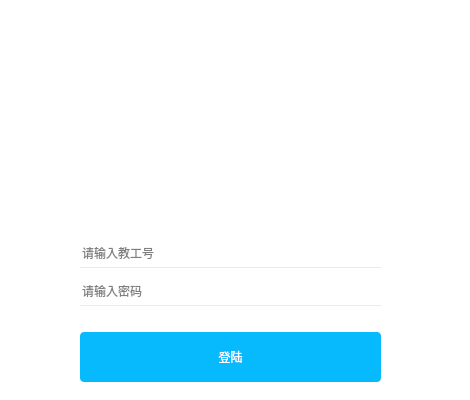
<?xml version="1.0" encoding="UTF-8"?>
<ui version="4.0">
 <class>LoginWindow</class>
 <widget class="QWidget" name="LoginWindow">
  <property name="geometry">
   <rect>
    <x>0</x>
    <y>0</y>
    <width>470</width>
    <height>400</height>
   </rect>
  </property>
  <property name="sizePolicy">
   <sizepolicy hsizetype="Fixed" vsizetype="Fixed">
    <horstretch>0</horstretch>
    <verstretch>0</verstretch>
   </sizepolicy>
  </property>
  <property name="windowTitle">
   <string>Form</string>
  </property>
  <property name="styleSheet">
   <string notr="true">#LoginWindow {
	background-color: #fff;
}



#bannerFrame {
	border-image: url(:/style/qss/banner.jpg);
}

#portrait {
	height: 70px;
	width: 70px;
	border-radius: 999px;
	background-color: transparent;
}

QLineEdit {
	border: none;
	border-radius: 0;
	border-bottom: 1px solid #EBEBEB;
	background-color: transparent;
}
QLineEdit:hover {
	border-bottom: 1px solid #91B5B8;
}

#loginBtn {
	border-radius: 4px;
	background-color: #07BAFD;
	color: #FFF;
}
</string>
  </property>
  <widget class="QFrame" name="bannerFrame">
   <property name="geometry">
    <rect>
     <x>0</x>
     <y>0</y>
     <width>481</width>
     <height>171</height>
    </rect>
   </property>
   <property name="frameShape">
    <enum>QFrame::NoFrame</enum>
   </property>
   <property name="frameShadow">
    <enum>QFrame::Raised</enum>
   </property>
   <widget class="QFrame" name="frame_2">
    <property name="geometry">
     <rect>
      <x>0</x>
      <y>0</y>
      <width>471</width>
      <height>21</height>
     </rect>
    </property>
    <property name="styleSheet">
     <string notr="true">background-color: transparent;</string>
    </property>
    <property name="frameShape">
     <enum>QFrame::NoFrame</enum>
    </property>
    <property name="frameShadow">
     <enum>QFrame::Raised</enum>
    </property>
    <layout class="QHBoxLayout" name="horizontalLayout">
     <property name="spacing">
      <number>0</number>
     </property>
     <property name="leftMargin">
      <number>0</number>
     </property>
     <property name="topMargin">
      <number>0</number>
     </property>
     <property name="rightMargin">
      <number>0</number>
     </property>
     <property name="bottomMargin">
      <number>0</number>
     </property>
     <item>
      <spacer name="horizontalSpacer">
       <property name="orientation">
        <enum>Qt::Horizontal</enum>
       </property>
       <property name="sizeHint" stdset="0">
        <size>
         <width>40</width>
         <height>20</height>
        </size>
       </property>
      </spacer>
     </item>
     <item>
      <widget class="QPushButton" name="closeBtn">
       <property name="sizePolicy">
        <sizepolicy hsizetype="Minimum" vsizetype="Fixed">
         <horstretch>0</horstretch>
         <verstretch>0</verstretch>
        </sizepolicy>
       </property>
       <property name="minimumSize">
        <size>
         <width>20</width>
         <height>20</height>
        </size>
       </property>
       <property name="maximumSize">
        <size>
         <width>20</width>
         <height>20</height>
        </size>
       </property>
       <property name="layoutDirection">
        <enum>Qt::LeftToRight</enum>
       </property>
       <property name="styleSheet">
        <string notr="true">#closeBtn {
	border-radius: 0;
	border: none;
	background-color: transparent;
}
#closeBtn:hover {
	background-color: rgba(255, 0, 0, 0.8)!important;
}</string>
       </property>
       <property name="text">
        <string/>
       </property>
       <property name="icon">
        <iconset resource="resource.qrc">
         <normaloff>:/icon/icon/shutdown.png</normaloff>:/icon/icon/shutdown.png</iconset>
       </property>
      </widget>
     </item>
    </layout>
   </widget>
  </widget>
  <widget class="QLabel" name="portrait">
   <property name="geometry">
    <rect>
     <x>180</x>
     <y>120</y>
     <width>100</width>
     <height>100</height>
    </rect>
   </property>
   <property name="minimumSize">
    <size>
     <width>100</width>
     <height>100</height>
    </size>
   </property>
   <property name="maximumSize">
    <size>
     <width>100</width>
     <height>100</height>
    </size>
   </property>
   <property name="styleSheet">
    <string notr="true">border-radius: 999px;</string>
   </property>
   <property name="frameShape">
    <enum>QFrame::NoFrame</enum>
   </property>
   <property name="text">
    <string/>
   </property>
   <property name="pixmap">
    <pixmap resource="resource.qrc">:/icon/portraits/default_portrait.png</pixmap>
   </property>
   <property name="scaledContents">
    <bool>true</bool>
   </property>
  </widget>
  <widget class="QWidget" name="gridLayoutWidget">
   <property name="geometry">
    <rect>
     <x>80</x>
     <y>230</y>
     <width>301</width>
     <height>162</height>
    </rect>
   </property>
   <layout class="QGridLayout" name="gridLayout">
    <property name="spacing">
     <number>0</number>
    </property>
    <item row="1" column="0">
     <widget class="QLineEdit" name="password">
      <property name="minimumSize">
       <size>
        <width>0</width>
        <height>30</height>
       </size>
      </property>
      <property name="echoMode">
       <enum>QLineEdit::Password</enum>
      </property>
      <property name="placeholderText">
       <string>请输入密码</string>
      </property>
      <property name="clearButtonEnabled">
       <bool>false</bool>
      </property>
     </widget>
    </item>
    <item row="3" column="0">
     <widget class="QPushButton" name="loginBtn">
      <property name="minimumSize">
       <size>
        <width>0</width>
        <height>50</height>
       </size>
      </property>
      <property name="maximumSize">
       <size>
        <width>16777215</width>
        <height>50</height>
       </size>
      </property>
      <property name="text">
       <string>登陆</string>
      </property>
     </widget>
    </item>
    <item row="0" column="0">
     <widget class="QLineEdit" name="username">
      <property name="minimumSize">
       <size>
        <width>0</width>
        <height>30</height>
       </size>
      </property>
      <property name="placeholderText">
       <string>请输入教工号</string>
      </property>
     </widget>
    </item>
    <item row="2" column="0">
     <widget class="QLabel" name="error">
      <property name="maximumSize">
       <size>
        <width>16777215</width>
        <height>10</height>
       </size>
      </property>
      <property name="font">
       <font>
        <pointsize>10</pointsize>
       </font>
      </property>
      <property name="styleSheet">
       <string notr="true">color: red;</string>
      </property>
      <property name="text">
       <string/>
      </property>
     </widget>
    </item>
   </layout>
  </widget>
 </widget>
 <resources>
  <include location="resource.qrc"/>
 </resources>
 <connections>
  <connection>
   <sender>closeBtn</sender>
   <signal>clicked()</signal>
   <receiver>LoginWindow</receiver>
   <slot>close()</slot>
   <hints>
    <hint type="sourcelabel">
     <x>469</x>
     <y>9</y>
    </hint>
    <hint type="destinationlabel">
     <x>238</x>
     <y>201</y>
    </hint>
   </hints>
  </connection>
  <connection>
   <sender>password</sender>
   <signal>returnPressed()</signal>
   <receiver>loginBtn</receiver>
   <slot>click()</slot>
   <hints>
    <hint type="sourcelabel">
     <x>230</x>
     <y>291</y>
    </hint>
    <hint type="destinationlabel">
     <x>230</x>
     <y>357</y>
    </hint>
   </hints>
  </connection>
 </connections>
</ui>
